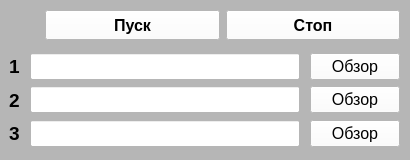
<?xml version="1.0" encoding="UTF-8"?>
<ui version="4.0">
 <class>MainWindow</class>
 <widget class="QMainWindow" name="MainWindow">
  <property name="geometry">
   <rect>
    <x>0</x>
    <y>0</y>
    <width>410</width>
    <height>160</height>
   </rect>
  </property>
  <property name="windowTitle">
   <string>Window</string>
  </property>
  <widget class="QWidget" name="centralwidget">
   <property name="styleSheet">
    <string notr="true">background: rgb(182, 182, 182)</string>
   </property>
   <widget class="QWidget" name="widget" native="true">
    <property name="geometry">
     <rect>
      <x>0</x>
      <y>0</y>
      <width>410</width>
      <height>150</height>
     </rect>
    </property>
    <property name="autoFillBackground">
     <bool>false</bool>
    </property>
    <layout class="QVBoxLayout" name="verticalLayout">
     <property name="spacing">
      <number>0</number>
     </property>
     <property name="leftMargin">
      <number>9</number>
     </property>
     <item>
      <widget class="QWidget" name="widget_5" native="true">
       <property name="minimumSize">
        <size>
         <width>105</width>
         <height>0</height>
        </size>
       </property>
       <layout class="QHBoxLayout" name="horizontalLayout_4">
        <property name="leftMargin">
         <number>0</number>
        </property>
        <property name="topMargin">
         <number>10</number>
        </property>
        <property name="rightMargin">
         <number>10</number>
        </property>
        <property name="bottomMargin">
         <number>10</number>
        </property>
        <item>
         <widget class="QLabel" name="state_label">
          <property name="minimumSize">
           <size>
            <width>30</width>
            <height>30</height>
           </size>
          </property>
          <property name="maximumSize">
           <size>
            <width>30</width>
            <height>30</height>
           </size>
          </property>
          <property name="styleSheet">
           <string notr="true">background-color:rgba(255, 0, 0, 0)</string>
          </property>
          <property name="text">
           <string/>
          </property>
          <property name="scaledContents">
           <bool>true</bool>
          </property>
         </widget>
        </item>
        <item>
         <widget class="QPushButton" name="startButt">
          <property name="minimumSize">
           <size>
            <width>0</width>
            <height>30</height>
           </size>
          </property>
          <property name="font">
           <font>
            <pointsize>12</pointsize>
            <weight>75</weight>
            <bold>true</bold>
           </font>
          </property>
          <property name="styleSheet">
           <string notr="true">background:rgb(255, 255, 255)</string>
          </property>
          <property name="text">
           <string>Пуск</string>
          </property>
         </widget>
        </item>
        <item>
         <widget class="QPushButton" name="stopButt">
          <property name="minimumSize">
           <size>
            <width>0</width>
            <height>30</height>
           </size>
          </property>
          <property name="font">
           <font>
            <pointsize>12</pointsize>
            <weight>75</weight>
            <bold>true</bold>
           </font>
          </property>
          <property name="styleSheet">
           <string notr="true">background:rgb(255, 255, 255)</string>
          </property>
          <property name="text">
           <string>Стоп</string>
          </property>
         </widget>
        </item>
       </layout>
      </widget>
     </item>
     <item>
      <widget class="QWidget" name="widget_2" native="true">
       <layout class="QHBoxLayout" name="horizontalLayout">
        <property name="spacing">
         <number>10</number>
        </property>
        <property name="leftMargin">
         <number>0</number>
        </property>
        <property name="topMargin">
         <number>0</number>
        </property>
        <property name="rightMargin">
         <number>10</number>
        </property>
        <property name="bottomMargin">
         <number>0</number>
        </property>
        <item>
         <widget class="QLabel" name="label">
          <property name="font">
           <font>
            <pointsize>14</pointsize>
            <weight>75</weight>
            <bold>true</bold>
           </font>
          </property>
          <property name="text">
           <string>1</string>
          </property>
         </widget>
        </item>
        <item>
         <widget class="QLineEdit" name="quick_slot_path1">
          <property name="font">
           <font>
            <pointsize>12</pointsize>
           </font>
          </property>
          <property name="cursor">
           <cursorShape>ArrowCursor</cursorShape>
          </property>
          <property name="styleSheet">
           <string notr="true">background:rgb(255, 255, 255)</string>
          </property>
          <property name="readOnly">
           <bool>true</bool>
          </property>
         </widget>
        </item>
        <item>
         <widget class="QPushButton" name="quickSlot1">
          <property name="minimumSize">
           <size>
            <width>90</width>
            <height>0</height>
           </size>
          </property>
          <property name="font">
           <font>
            <pointsize>12</pointsize>
           </font>
          </property>
          <property name="styleSheet">
           <string notr="true">background:rgb(255, 255, 255)</string>
          </property>
          <property name="text">
           <string>Обзор</string>
          </property>
         </widget>
        </item>
       </layout>
      </widget>
     </item>
     <item>
      <widget class="QWidget" name="widget_3" native="true">
       <layout class="QHBoxLayout" name="horizontalLayout_2">
        <property name="spacing">
         <number>10</number>
        </property>
        <property name="leftMargin">
         <number>0</number>
        </property>
        <property name="topMargin">
         <number>0</number>
        </property>
        <property name="rightMargin">
         <number>10</number>
        </property>
        <property name="bottomMargin">
         <number>0</number>
        </property>
        <item>
         <widget class="QLabel" name="label_2">
          <property name="font">
           <font>
            <pointsize>14</pointsize>
            <weight>75</weight>
            <bold>true</bold>
           </font>
          </property>
          <property name="text">
           <string>2</string>
          </property>
         </widget>
        </item>
        <item>
         <widget class="QLineEdit" name="quick_slot_path2">
          <property name="font">
           <font>
            <pointsize>12</pointsize>
           </font>
          </property>
          <property name="cursor">
           <cursorShape>ArrowCursor</cursorShape>
          </property>
          <property name="styleSheet">
           <string notr="true">background:rgb(255, 255, 255)</string>
          </property>
          <property name="readOnly">
           <bool>true</bool>
          </property>
         </widget>
        </item>
        <item>
         <widget class="QPushButton" name="quickSlot2">
          <property name="minimumSize">
           <size>
            <width>90</width>
            <height>0</height>
           </size>
          </property>
          <property name="font">
           <font>
            <pointsize>12</pointsize>
           </font>
          </property>
          <property name="styleSheet">
           <string notr="true">background:rgb(255, 255, 255)</string>
          </property>
          <property name="text">
           <string>Обзор</string>
          </property>
         </widget>
        </item>
       </layout>
      </widget>
     </item>
     <item>
      <widget class="QWidget" name="widget_4" native="true">
       <layout class="QHBoxLayout" name="horizontalLayout_3">
        <property name="spacing">
         <number>10</number>
        </property>
        <property name="leftMargin">
         <number>0</number>
        </property>
        <property name="topMargin">
         <number>0</number>
        </property>
        <property name="rightMargin">
         <number>10</number>
        </property>
        <property name="bottomMargin">
         <number>0</number>
        </property>
        <item>
         <widget class="QLabel" name="label_3">
          <property name="font">
           <font>
            <pointsize>14</pointsize>
            <weight>75</weight>
            <bold>true</bold>
           </font>
          </property>
          <property name="text">
           <string>3</string>
          </property>
         </widget>
        </item>
        <item>
         <widget class="QLineEdit" name="quick_slot_path3">
          <property name="font">
           <font>
            <pointsize>12</pointsize>
           </font>
          </property>
          <property name="cursor">
           <cursorShape>ArrowCursor</cursorShape>
          </property>
          <property name="styleSheet">
           <string notr="true">background:rgb(255, 255, 255)</string>
          </property>
          <property name="readOnly">
           <bool>true</bool>
          </property>
         </widget>
        </item>
        <item>
         <widget class="QPushButton" name="quickSlot3">
          <property name="minimumSize">
           <size>
            <width>90</width>
            <height>0</height>
           </size>
          </property>
          <property name="font">
           <font>
            <pointsize>12</pointsize>
           </font>
          </property>
          <property name="styleSheet">
           <string notr="true">background:rgb(255, 255, 255)</string>
          </property>
          <property name="text">
           <string>Обзор</string>
          </property>
         </widget>
        </item>
       </layout>
      </widget>
     </item>
    </layout>
   </widget>
  </widget>
 </widget>
 <resources/>
 <connections/>
</ui>
